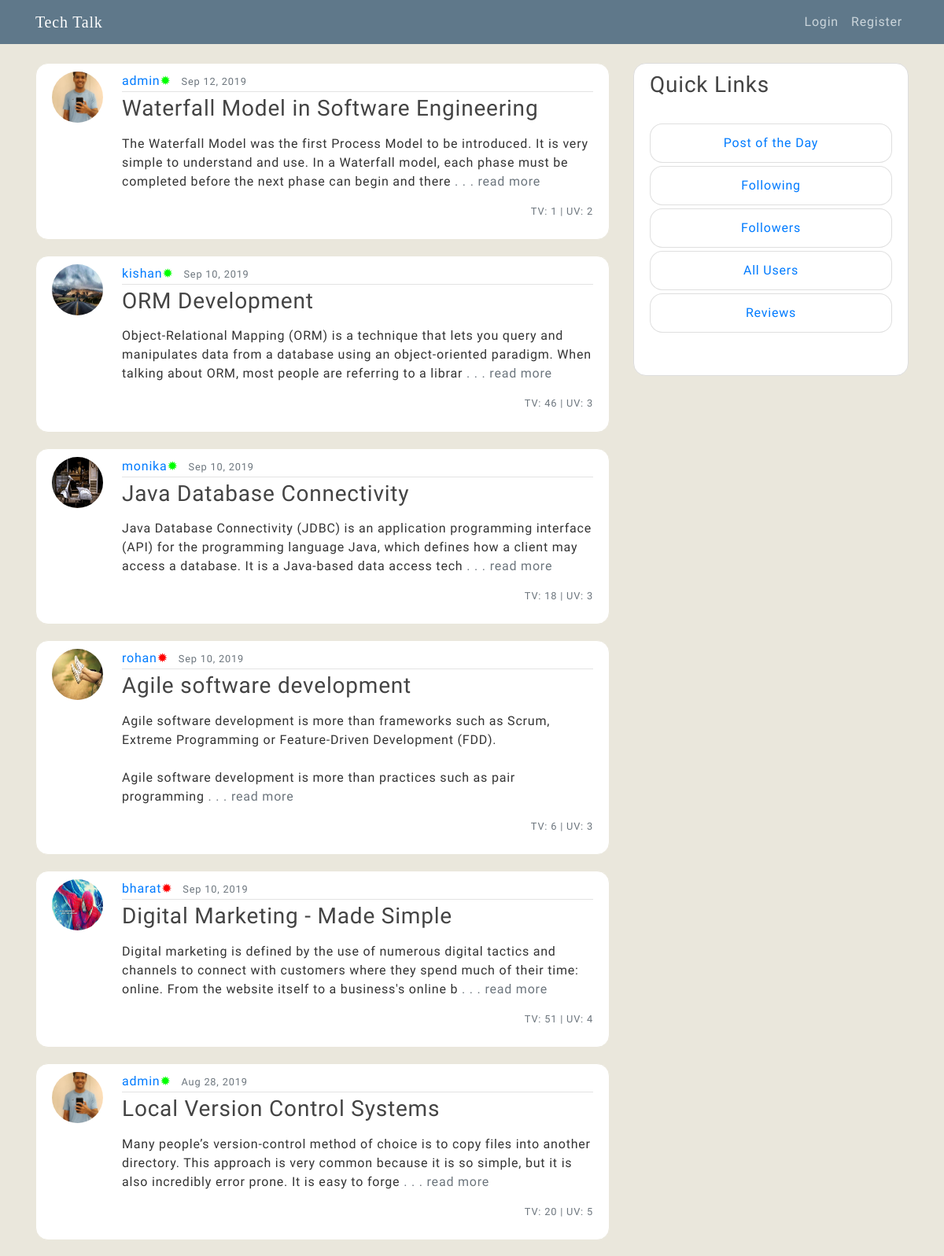
The page / on the database its author committed.
### blog/models.py (models this page shows, shortened)
class Post(models.Model):
    title = models.CharField(max_length=100)
    content = models.TextField()
    date_posted = models.DateTimeField(default=timezone.now)
    author = models.ForeignKey(User,verbose_name='Writer',on_delete=models.CASCADE)
    count = models.IntegerField("Views on Post",default=1)
    viewersIDs = models.CharField(max_length=10000,blank=True)
    uniqueCount = models.IntegerField("Unique Count",default=1)
    checked = models.BooleanField("Mark if Passes Community Guidelines", default=False)
    Likes = models.CharField(max_length=10000,blank=True)
    Hates = models.CharField(max_length=10000,blank=True)

### users/models.py (models this page shows, shortened)
class Profile(models.Model):
    user = models.OneToOneField(User, on_delete=models.CASCADE)
    name = models.CharField(default = 'Default Name',max_length=30)
    areaOfInterest = models.CharField("Area of Interest",default='CSE',max_length=100)
    image= models.ImageField(default = 'default.jpg', upload_to='profile_pic')
    flag = models.BooleanField(default=False)
    varifiedProfile = models.BooleanField(default=False)
    OTP = models.IntegerField(default=random.randint(100000,999999))
    phoneNumber = models.IntegerField("Phone Number",blank=True,default=1212121212)
    githubHandle = models.CharField("Github Profile",max_length=100,blank=True)
    linkedinHandle = models.CharField("LinkedIn Profile",max_length=150,blank=True)
    portfolio = models.CharField("Portfolio",max_length=150,blank=True)
    facebookHandle = models.CharField("Facebook Profile",max_length=150,blank=True)

### blog/views.py (the view, shortened to what this page needs)
# urls.py: path('', Blogviews.home, name='blog-home'),
def home(request):
    dataSet = list(MessageData.objects.filter(recieverID=request.user.id))
    dataSet.reverse()
    flag = False
    for data in dataSet:
        if data.seen == False:
            flag = True
            break
    notice= False
    dataSet = Post.objects.all().filter(checked=True).order_by('-date_posted')
    for data in dataSet:
        data.content = data.content[0:200]
    context = {
         'posts' : dataSet,
         'flag' : flag,
         'notice': notice
         }
    return render(request,'blog/home.html',context)

### blog/templates/blog/home.html
{% extends 'blog/base.html' %}
{% block content %}
    {% for post in posts %}
        <article class="media content-section" id="customizeBorder3">
          {%if post.author.id == request.user.id%}
            <a class="mr-2" href="{% url 'profile'%}"><img src="{{ post.author.profile.image.url }}" class="rounded-circle article-img"></a>
          {%else%}
            <a class="mr-2" href="{% url 'user-profile' post.author.id%}"><img src="{{ post.author.profile.image.url }}" class="rounded-circle article-img"></a>
          {%endif%}
            <div class="media-body">
              <div class="article-metadata">
                {%if post.author.id == request.user.id%}
                  <a class="mr-2" href="{% url 'profile'%}">You</a>
                {%else%}
                  {%if post.author.profile.varifiedProfile%}
                    <a class="mr-2" href="{% url 'user-profile' post.author.id%}">{{ post.author }}<span data-toggle="tooltip" data-placement="left" title="Verified Account" style="cursor:pointer; color:#00ff00;">&#10041;</span></a>
                  {%else%}
                    <a class="mr-2" href="{% url 'user-profile' post.author.id%}">{{ post.author }}<span data-toggle="tooltip" data-placement="left" title="Verified Account" style="cursor:pointer; color:#ff0000">&#10041;</span></a>
                  {%endif%}
                {%endif%}
                <small class="text-muted">{{ post.date_posted|date:"M d, Y" }}</small>
              </div>
              <h3 class="mb-3"><a class="article-title">{{ post.title }}</a></h3>
              <p class="article-content">{{ post.content }}<a href="{% url 'post-detail' post.id %}" class="font-weight-light text-muted" style="text-decoration: none"> . . . read more</a></p>
              <small><p class="text-right text-muted">TV: {{post.count}} | UV: {{post.uniqueCount}}</p></small>
            </div>
          </article>
    {% endfor %}
{% endblock content %}

### blog/templates/blog/base.html (shortened to what this page needs)
{% load static %}
<!DOCTYPE html>
<html>
<head>
    <link rel="stylesheet" href="https://stackpath.bootstrapcdn.com/bootstrap/4.3.1/css/bootstrap.min.css">
    <link rel="stylesheet" type="text/css" href="{% static 'blog/main.css' %}">
</head>
<body>
    <header class="site-header">
            <nav class="navbar navbar-expand-md navbar-dark bg-steel fixed-top">
                <div class="container">
                <a class="navbar-brand mr-4" href="{% url 'blog-home' %}" id='nameWeb'>Tech Talk</a>
                <div class="collapse navbar-collapse" id="navbarToggle">
                    <div class="navbar-nav">
                      {%if user.is_authenticated%}
                      <a class="nav-item nav-link ml-2" href="{% url 'search' %}">Search</a>
                      {%if notice%}
                        <a class="nav-item nav-link ml-2" href="{% url 'my-notice' %}">Notifications <sup class="dot"></sup></a>
                      {%else%}
                      <a class="nav-item nav-link ml-2" href="{% url 'my-notice' %}">Notifications</a>
                      {%endif%}
                      {%if flag %}
                        <a class="nav-item nav-link ml-2" href="{% url 'message-summary' %}">Messages <sup class="dot"></sup></a>
                      {%else%}
                        <a class="nav-item nav-link ml-2" href="{% url 'message-summary' %}">Messages</a>
                      {%endif%}
                      {%if request.user.profile.enrollment == '111X111'%}
                        <a class="nav-item nav-link ml-2" href="{% url 'profile' %}">{{request.user}} <sup class="dot"></sup></a>
                      {%else%}
                        <a class="nav-item nav-link ml-2" href="{% url 'profile' %}">{{request.user}}</a>
                      {%endif%}
                      <a class="nav-item nav-link ml-2" href="{% url 'logout' %}">Logout</a>
                      {%else%}
                        <a class="nav-item nav-link" href="{% url 'login' %}">Login</a>
                        <a class="nav-item nav-link" href="{% url 'register' %}">Register</a>
                      {%endif%}
                    </div>
                </div>
                </div>
            </nav>
     </header>
     <main role="main" class="container">
            <div class="row">
              <div class="col-md-8">
                {% block content %}{% endblock %}
              </div>
                <div class="col-md-4">
                  <div class="content-section card sticky-top" id="customizeBorder">
                    <h3>Quick Links</h3>
                    <br>
                    <ul class="list-group">
                        <a href="{% url 'blog-trend' %}" style="text-decoration: none;" class="mb-1"><li class="list-group-item list-group-item font-weight-light text-center" id="customizeBorder2"><strong>Post of the Day</strong></li></a>
                        <a href="{% url 'my-friend' %}" style="text-decoration: none;" class="mb-1"><li class="list-group-item list-group-item font-weight-light text-center" id="customizeBorder2"><strong>Following</strong></li></a>
                        <a href="{% url 'my-followers' %}" style="text-decoration: none;" class="mb-1"><li class="list-group-item list-group-item font-weight-light text-center" id="customizeBorder2"><strong>Followers</strong></li></a>
                        <a href="{% url 'blog-about' %}" style="text-decoration: none;" class="mb-1"><li class="list-group-item list-group-item font-weight-light text-center" id="customizeBorder2"><strong>All Users</strong></li></a>
                        <a href="{% url 'reviews' %}" style="text-decoration: none;" class="mb-1"><li class="list-group-item list-group-item font-weight-light text-center" id="customizeBorder2"><strong>Reviews</strong></li></a>
                      </ul>
                    <br>
                  </div>
                </div>
            </div>
     </main>
</body>
</html>

### blog/static/blog/main.css (style rules this page uses)
body { background: #fafafa; color: #333333; margin-top: 5rem; }
h1, h2, h3, h4, h5, h6 { color: #444444; }
ul { margin: 0; }
.bg-steel { background-color: #5f788a; }
.site-header .navbar-nav .nav-link { color: #cbd5db; }
.content-section { background: #ffffff; padding: 10px 20px; border: 1px solid #dddddd; border-radius: 3px; margin-bottom: 20px; }
.article-title { color: #444444; }
.article-content { white-space: pre-line; }
.article-img { height: 65px; width: 65px; margin-right: 16px; }
.article-metadata { padding-bottom: 1px; margin-bottom: 4px; border-bottom: 1px solid #e3e3e3 }

### blog/templates/blog/base.html (style rules this page uses)
body { font-family: 'Poiret One', cursive; font-family: 'Nanum Myeongjo', serif; letter-spacing: 0.05em; background-color: #EAE7DC; }
#customizeBorder { border-radius: 1em; }
#customizeBorder2 { border-radius: 1em; }
#customizeBorder3 { border-radius: 1em; border-color: #EAE7DC; border-width: 0.1em; }
#nameWeb { font-family: 'Cinzel', serif; }

### rows shown on the page
Post: author.profile.image (picture), author "admin", date_posted "Sep 12, 2019", title "Waterfall Model in Software Engineering", content "The Waterfall Model was the first Process Model to be introduced. It is very simple to understand and use. In a Waterfall model, each phase must be completed before the next phase can begin and there", count "1", uniqueCount "2"
Post: author.profile.image (picture), author "kishan", date_posted "Sep 10, 2019", title "ORM Development", content "Object-Relational Mapping (ORM) is a technique that lets you query and manipulates data from a database using an object-oriented paradigm. When talking about ORM, most people are referring to a librar", count "46", uniqueCount "3"
Post: author.profile.image (picture), author "monika", date_posted "Sep 10, 2019", title "Java Database Connectivity", content "Java Database Connectivity (JDBC) is an application programming interface (API) for the programming language Java, which defines how a client may access a database. It is a Java-based data access tech", count "18", uniqueCount "3"
Post: author.profile.image (picture), author "rohan", date_posted "Sep 10, 2019", title "Agile software development", content "Agile software development is more than frameworks such as Scrum, Extreme Programming or Feature-Driven Development (FDD). Agile software development is more than practices such as pair programming", count "6", uniqueCount "3"
Post: author.profile.image (picture), author "bharat", date_posted "Sep 10, 2019", title "Digital Marketing - Made Simple", content "Digital marketing is defined by the use of numerous digital tactics and channels to connect with customers where they spend much of their time: online. From the website itself to a business's online b", count "51", uniqueCount "4"
Post: author.profile.image (picture), author "admin", date_posted "Aug 28, 2019", title "Local Version Control Systems", content "Many people’s version-control method of choice is to copy files into another directory. This approach is very common because it is so simple, but it is also incredibly error prone. It is easy to forge", count "20", uniqueCount "5"
